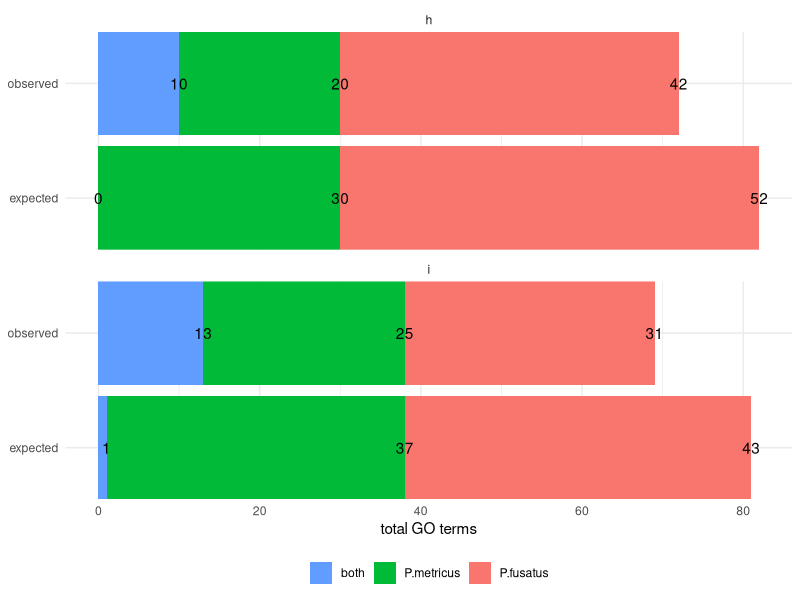
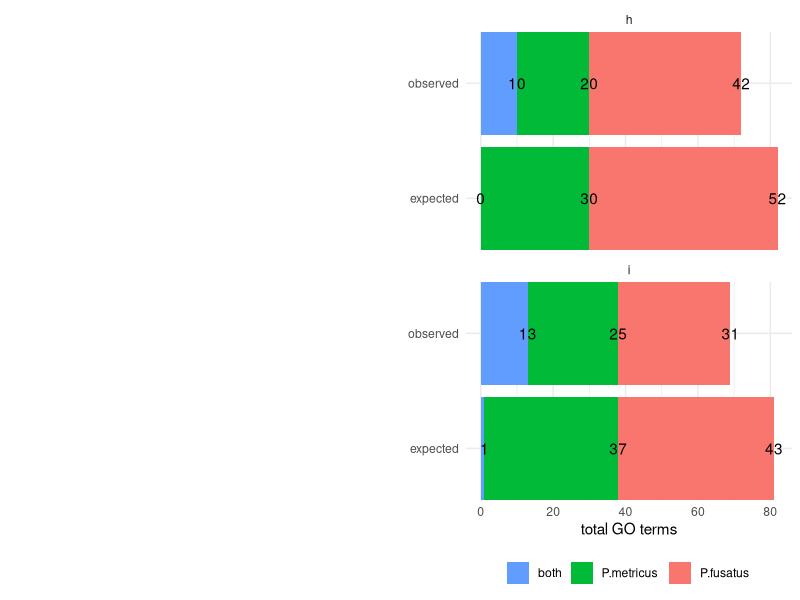

Generate these figures, in order, with R:
## ---- chunk 1
library(tidyverse)
library(cowplot)

knitr::opts_chunk$set(fig.path = './', echo = T, message = F)
## ---- chunk 2
GOvenn <- read.csv(file = "./GOvenn.csv")
#head(GOvenn)

GOvenn$species <- factor(GOvenn$species, levels = c("P.fusatus", "P.metricus",  "both"))

levels(GOvenn$GO) <- c("biological processes", " molecular functions")

GOvenn %>%
  spread(species, count) %>%
  select(GO, pattern,P.fusatus, both, P.metricus)

p <- ggplot(data=GOvenn, aes(x=pattern, y = count,  fill = species)) + 
  geom_bar(stat="identity")  + 
  theme_minimal() +
  scale_x_discrete(name = NULL,
                   expand = c(0,0)) +
  coord_flip() +
  facet_wrap(~GO, nrow = 2) +
  geom_text(position = "stack", aes(x=pattern, y = count,  label = count, hjust = 0.5)) +
  theme(legend.position = "bottom",
        legend.title = element_blank()) +
  labs(x = NULL, y = "total GO terms") +
  guides(fill = guide_legend(reverse = TRUE))
p


## ---- chunk 3
p2 <- ggdraw() + draw_image("GOvenn-original.png")
plot_grid(p2, p, rel_widths = c(0.5,0.5))
